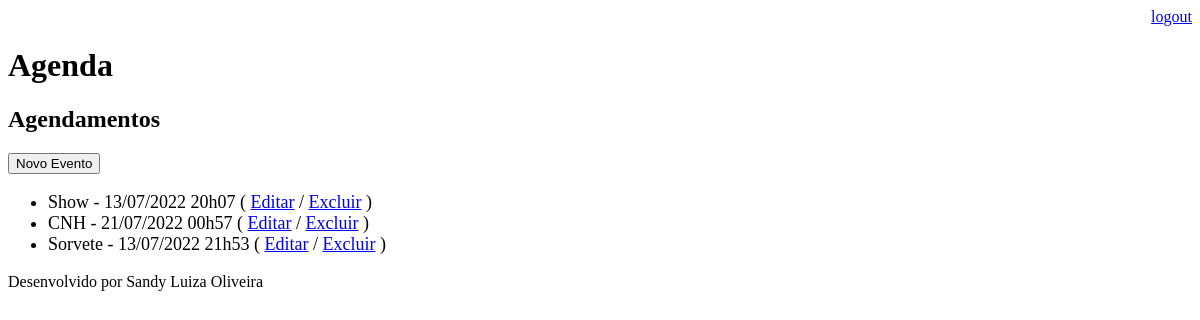
The page /agenda/ (signed in) on the database as committed earlier.
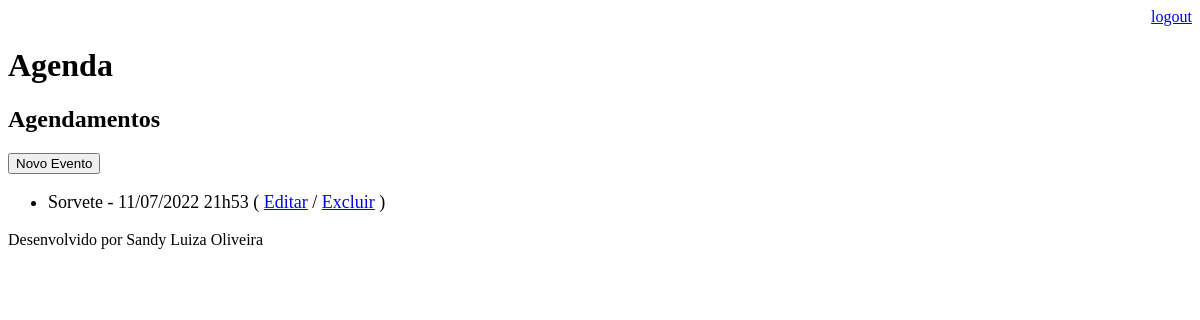
The same page on the database as committed later.
### core/models.py (models this page shows, shortened)
class Evento(models.Model):
    titulo = models.CharField(max_length=100) # esse campo tem no máximo 100 caracteres
    descricao = models.TextField(blank=True, null=True)
    data_evento = models.DateTimeField(verbose_name='Data do Evento')  # verbose_name é para colocar o nome do jeito que
    data_criacao = models.DateTimeField(auto_now=True, verbose_name='Data da Criação')
    usuario = models.ForeignKey(User, on_delete=models.CASCADE)
    class Meta:
        db_table = 'evento'
    def get_data_evento(self):
        return self.data_evento.strftime('%d/%m/%Y %Hh%M')
    def get_evento_atrasado(self):
        if self.data_evento < datetime.now():
            return True
        else:
            return False

### core/views.py (the view)
# urls.py: path('agenda/', views.lista_eventos),
@login_required(login_url='/login/')   # o arroba é para indicar que é um decorador. Esse comando é para pedir o login para acessar a pagina agenda
def lista_eventos(request):
    usuario = request.user
    data_atual = datetime.now() - timedelta(hours=1)
    evento = Evento.objects.filter(usuario=usuario, data_evento__gt=data_atual)
    dados = {'eventos':evento}
    return render(request, 'agenda.html', dados)

### templates/agenda.html
{% extends "model-page.html" %}
{%block content %}
    <h2>Agendamentos</h2>
    <a href="evento/">
        <button type="button">Novo Evento</button>
    </a>
    <ul style="font-size: 18px">
        {% for evento in eventos %}
            <li>
                <div style={% if evento.get_evento_atrasado %} "color:red" {% endif %}>
                    {{ evento.titulo }} - {{ evento.get_data_evento }}
                    ( <a href="evento/?id={{ evento.id }}">Editar</a>
                    / <a href="evento/delete/{{ evento.id }}/">Excluir</a> )
                </div>
            </li>
        {% endfor %}
    </ul>
{% endblock %}

Rows that differ between the two databases and show on the page:
no longer on this page (row edited): Evento: titulo "Show", get_data_evento "13/07/2022 20h07"
no longer on this page (row edited): Evento: titulo "CNH", get_data_evento "21/07/2022 00h57"
changed Evento "Sorvete": get_data_evento "13/07/2022 21h53" → "11/07/2022 21h53"
